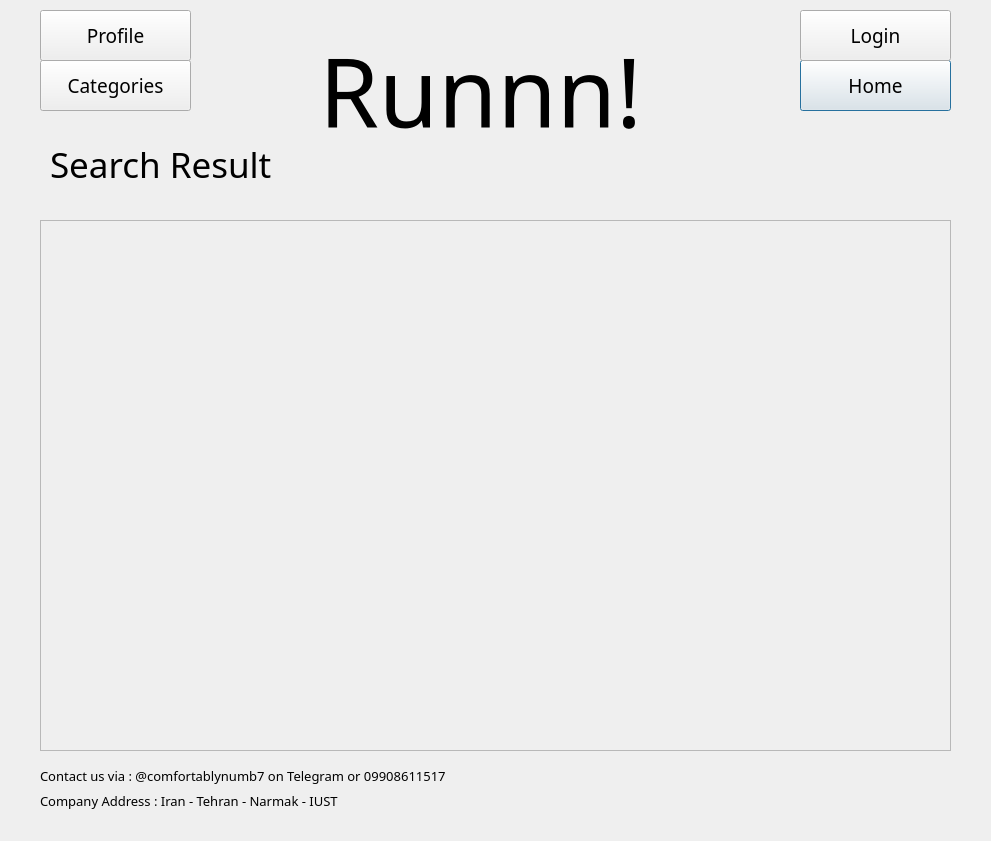
<?xml version="1.0" encoding="UTF-8"?>
<ui version="4.0">
 <class>Dialog</class>
 <widget class="QDialog" name="Dialog">
  <property name="geometry">
   <rect>
    <x>0</x>
    <y>0</y>
    <width>991</width>
    <height>841</height>
   </rect>
  </property>
  <property name="windowTitle">
   <string>Dialog</string>
  </property>
  <widget class="QLabel" name="label_2">
   <property name="geometry">
    <rect>
     <x>290</x>
     <y>30</y>
     <width>381</width>
     <height>121</height>
    </rect>
   </property>
   <property name="palette">
    <palette>
     <active>
      <colorrole role="WindowText">
       <brush brushstyle="SolidPattern">
        <color alpha="255">
         <red>0</red>
         <green>0</green>
         <blue>0</blue>
        </color>
       </brush>
      </colorrole>
     </active>
     <inactive>
      <colorrole role="WindowText">
       <brush brushstyle="SolidPattern">
        <color alpha="255">
         <red>0</red>
         <green>0</green>
         <blue>0</blue>
        </color>
       </brush>
      </colorrole>
     </inactive>
     <disabled>
      <colorrole role="WindowText">
       <brush brushstyle="SolidPattern">
        <color alpha="255">
         <red>120</red>
         <green>120</green>
         <blue>120</blue>
        </color>
       </brush>
      </colorrole>
     </disabled>
    </palette>
   </property>
   <property name="font">
    <font>
     <family>Pristina</family>
     <pointsize>72</pointsize>
     <weight>50</weight>
     <bold>false</bold>
    </font>
   </property>
   <property name="text">
    <string>Runnn!</string>
   </property>
   <property name="alignment">
    <set>Qt::AlignCenter</set>
   </property>
  </widget>
  <widget class="QLabel" name="label_4">
   <property name="geometry">
    <rect>
     <x>40</x>
     <y>750</y>
     <width>741</width>
     <height>101</height>
    </rect>
   </property>
   <property name="font">
    <font>
     <family>Cooper Black</family>
     <pointsize>10</pointsize>
    </font>
   </property>
   <property name="text">
    <string>Company Address : Iran - Tehran - Narmak - IUST </string>
   </property>
  </widget>
  <widget class="QPushButton" name="HomeButton">
   <property name="geometry">
    <rect>
     <x>800</x>
     <y>60</y>
     <width>151</width>
     <height>51</height>
    </rect>
   </property>
   <property name="font">
    <font>
     <family>Cooper Black</family>
     <pointsize>14</pointsize>
    </font>
   </property>
   <property name="text">
    <string>Home</string>
   </property>
  </widget>
  <widget class="QPushButton" name="LoginButton">
   <property name="geometry">
    <rect>
     <x>800</x>
     <y>10</y>
     <width>151</width>
     <height>51</height>
    </rect>
   </property>
   <property name="font">
    <font>
     <family>Cooper Black</family>
     <pointsize>14</pointsize>
    </font>
   </property>
   <property name="text">
    <string>Login</string>
   </property>
  </widget>
  <widget class="QLabel" name="label">
   <property name="geometry">
    <rect>
     <x>50</x>
     <y>140</y>
     <width>321</width>
     <height>71</height>
    </rect>
   </property>
   <property name="font">
    <font>
     <family>Cooper Black</family>
     <pointsize>26</pointsize>
     <weight>50</weight>
     <bold>false</bold>
    </font>
   </property>
   <property name="text">
    <string>Search Result</string>
   </property>
   <property name="alignment">
    <set>Qt::AlignLeading|Qt::AlignLeft|Qt::AlignTop</set>
   </property>
  </widget>
  <widget class="QLabel" name="label_3">
   <property name="geometry">
    <rect>
     <x>40</x>
     <y>750</y>
     <width>761</width>
     <height>51</height>
    </rect>
   </property>
   <property name="font">
    <font>
     <family>Cooper Black</family>
     <pointsize>10</pointsize>
    </font>
   </property>
   <property name="text">
    <string>Contact us via : @comfortablynumb7 on Telegram or 09908611517                                                                                          </string>
   </property>
  </widget>
  <widget class="QPushButton" name="ProfileButton">
   <property name="geometry">
    <rect>
     <x>40</x>
     <y>10</y>
     <width>151</width>
     <height>51</height>
    </rect>
   </property>
   <property name="font">
    <font>
     <family>Cooper Black</family>
     <pointsize>14</pointsize>
    </font>
   </property>
   <property name="text">
    <string>Profile</string>
   </property>
  </widget>
  <widget class="QPushButton" name="CategoriesButton">
   <property name="geometry">
    <rect>
     <x>40</x>
     <y>60</y>
     <width>151</width>
     <height>51</height>
    </rect>
   </property>
   <property name="font">
    <font>
     <family>Cooper Black</family>
     <pointsize>14</pointsize>
    </font>
   </property>
   <property name="text">
    <string>Categories</string>
   </property>
  </widget>
  <widget class="QScrollArea" name="scrollArea">
   <property name="geometry">
    <rect>
     <x>40</x>
     <y>220</y>
     <width>911</width>
     <height>531</height>
    </rect>
   </property>
   <property name="widgetResizable">
    <bool>true</bool>
   </property>
   <widget class="QWidget" name="scrollAreaWidgetContents">
    <property name="geometry">
     <rect>
      <x>0</x>
      <y>0</y>
      <width>909</width>
      <height>529</height>
     </rect>
    </property>
   </widget>
  </widget>
 </widget>
 <resources/>
 <connections/>
</ui>
